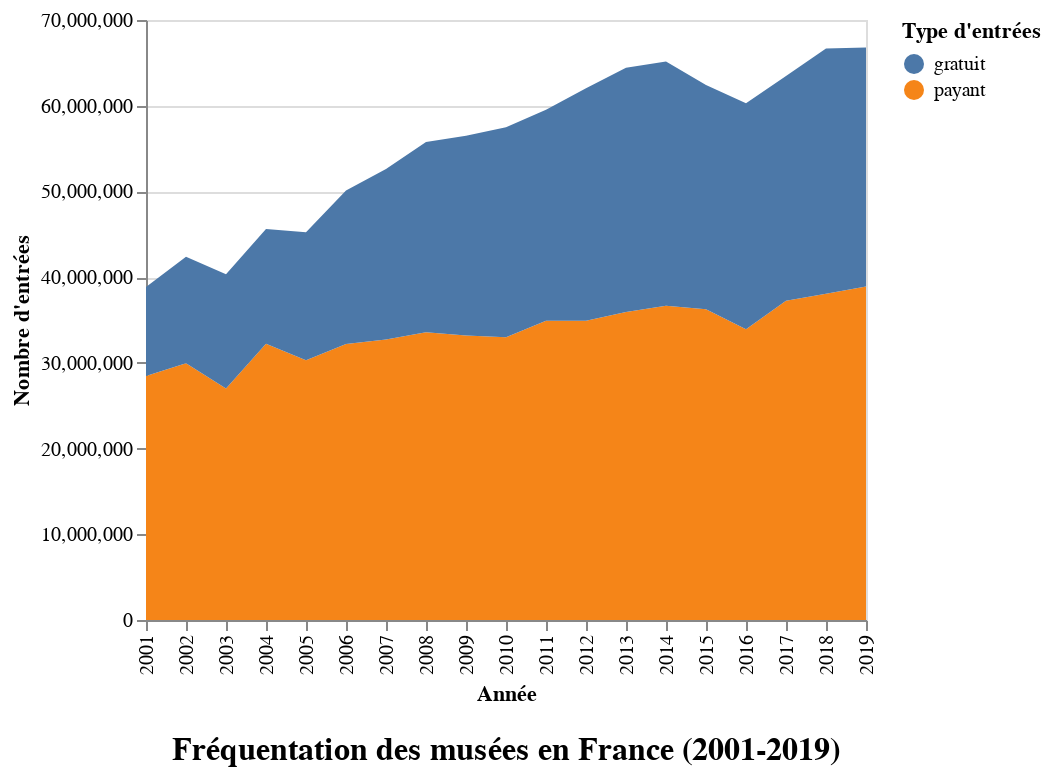

This figure's notebook cell:
### Markdown cell above
Par défaut, `Altair` impose une marge latérale : c'est une question de goût et, éventuellement, de lisibilité, mais prenons ici le parti de retirer cette marge. Pour cela, on peut paramétrer l'objet `Scale` d'`Altair` que l'on peut passer en paramètre de notre objet `.X()` représentant l'**encodeur** pour l'axe des abscisses.

### Code cell
# On ajoute le paramètre "scale" auquel on passe l'objet "Scale" d'Altair, auquel on passe à son tour
# une valeur numérique au paramètre "padding" qui permet de définir la marge latérale de l'axe
alt.Chart(df_long_freq_annee).mark_area().encode(
    alt.X(
        shorthand="annee:O",
        title="Année",
        scale=alt.Scale(padding=0)
    ),
    alt.Y(
        shorthand="nombre_entree",
        title="Nombre d'entrées"
    ),
    alt.Color(
        shorthand="type_entree",
        title="Type d'entrées"
    )
).properties(
    title="Fréquentation des musées en France (2001-2019)"
).configure_title(
    fontSize=16,
    font="Arial",
    color="black",
    align="center",
    orient="bottom",
    offset=15
)

### Figure 1 — Vega-Lite specification as saved in the notebook (floating-point values rounded to 4 significant figures)
{"config": {"view": {"continuousWidth": 400, "continuousHeight": 300}, "title": {"align": "center", "color": "black", "font": "Arial", "fontSize": 16, "offset": 15, "orient": "bottom"}}, "data": {"name": "data-37c891bb50915f3e536e0f602ba2dae9"}, "mark": "area", "encoding": {"color": {"type": "nominal", "field": "type_entree", "title": "Type d'entrées"}, "x": {"type": "ordinal", "field": "annee", "scale": {"padding": 0}, "title": "Année"}, "y": {"type": "quantitative", "field": "nombre_entree", "title": "Nombre d'entrées"}}, "title": "Fréquentation des musées en France (2001-2019)", "$schema": "https://vega.github.io/schema/vega-lite/v4.8.1.json", "datasets": {"data-37c891bb50915f3e536e0f602ba2dae9": [{"annee": 2001, "type_entree": "payant", "nombre_entree": 28470000.0}, {"annee": 2002, "type_entree": "payant", "nombre_entree": 29950000.0}, {"annee": 2003, "type_entree": "payant", "nombre_entree": 27010000.0}, {"annee": 2004, "type_entree": "payant", "nombre_entree": 32220000.0}, {"annee": 2005, "type_entree": "payant", "nombre_entree": 30320000.0}, {"annee": 2006, "type_entree": "payant", "nombre_entree": 32200000.0}, {"annee": 2007, "type_entree": "payant", "nombre_entree": 32710000.0}, {"annee": 2008, "type_entree": "payant", "nombre_entree": 33580000.0}, {"annee": 2009, "type_entree": "payant", "nombre_entree": 33190000.0}, {"annee": 2010, "type_entree": "payant", "nombre_entree": 33000000.0}, {"annee": 2011, "type_entree": "payant", "nombre_entree": 34910000.0}, {"annee": 2012, "type_entree": "payant", "nombre_entree": 34910000.0}, {"annee": 2013, "type_entree": "payant", "nombre_entree": 35930000.0}, {"annee": 2014, "type_entree": "payant", "nombre_entree": 36650000.0}, {"annee": 2015, "type_entree": "payant", "nombre_entree": 36240000.0}, {"annee": 2016, "type_entree": "payant", "nombre_entree": 33910000.0}, {"annee": 2017, "type_entree": "payant", "nombre_entree": 37230000.0}, {"annee": 2018, "type_entree": "payant", "nombre_entree": 38050000.0}, {"annee": 2019, "type_entree": "payant", "nombre_entree": 38920000.0}, {"annee": 2001, "type_entree": "gratuit", "nombre_entree": 10380000.0}, {"annee": 2002, "type_entree": "gratuit", "nombre_entree": 12420000.0}, {"annee": 2003, "type_entree": "gratuit", "nombre_entree": 13310000.0}, {"annee": 2004, "type_entree": "gratuit", "nombre_entree": 13410000.0}, {"annee": 2005, "type_entree": "gratuit", "nombre_entree": 14930000.0}, {"annee": 2006, "type_entree": "gratuit", "nombre_entree": 17920000.0}, {"annee": 2007, "type_entree": "gratuit", "nombre_entree": 19910000.0}, {"annee": 2008, "type_entree": "gratuit", "nombre_entree": 22190000.0}, {"annee": 2009, "type_entree": "gratuit", "nombre_entree": 23290000.0}, {"annee": 2010, "type_entree": "gratuit", "nombre_entree": 24500000.0}, {"annee": 2011, "type_entree": "gratuit", "nombre_entree": 24600000.0}, {"annee": 2012, "type_entree": "gratuit", "nombre_entree": 27140000.0}, {"annee": 2013, "type_entree": "gratuit", "nombre_entree": 28500000.0}, {"annee": 2014, "type_entree": "gratuit", "nombre_entree": 28500000.0}, {"annee": 2015, "type_entree": "gratuit", "nombre_entree": 26170000.0}, {"annee": 2016, "type_entree": "gratuit", "nombre_entree": 26360000.0}, {"annee": 2017, "type_entree": "gratuit", "nombre_entree": 26240000.0}, {"annee": 2018, "type_entree": "gratuit", "nombre_entree": 28620000.0}, {"annee": 2019, "type_entree": "gratuit", "nombre_entree": 27870000.0}]}}
